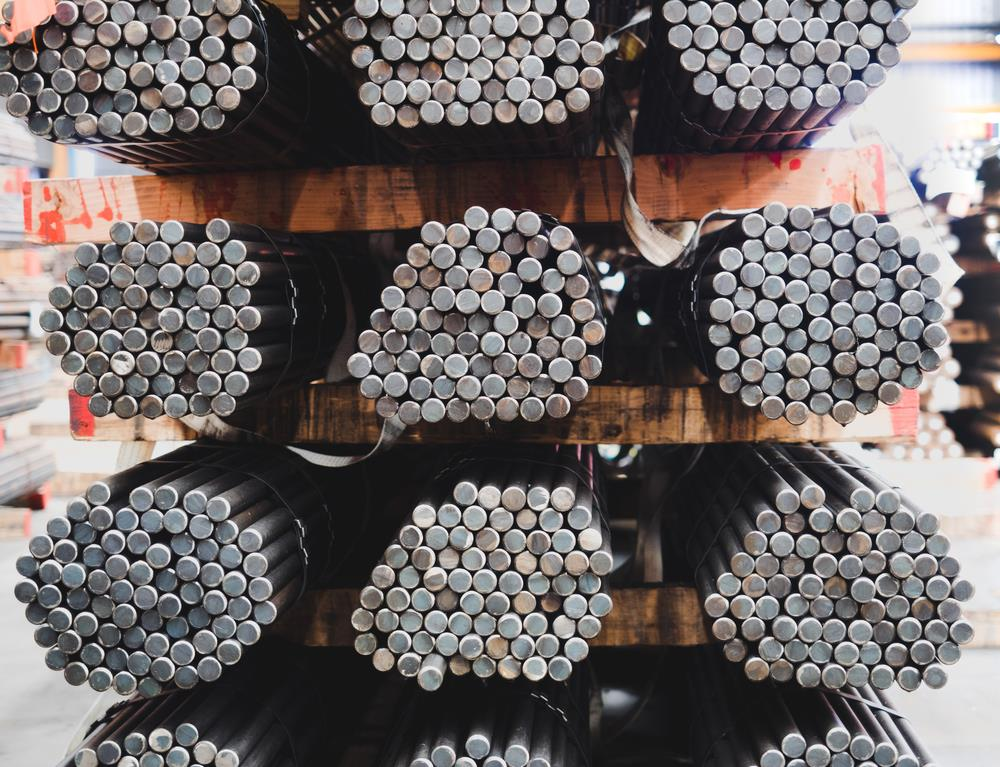
#> input picture hackathonmytia/app/exemplo2.jpg, 1000 x 767 px
$ python detector.py exemplo2.jpg
#> lines starting #> are read from the running program, lines starting #| are printed output that depends on the picture; after the words box and inside, x2 and y2 are one past the last pixel; in counts of white or black regions, pixels touching at a corner belong together
import cv2
import sys
import os
from datetime import datetime

def detectar_circulos(imagem_path):
#> called with imagem_path = 'exemplo2.jpg'
    image = cv2.imread(imagem_path)
#> image is the input picture: shape (767, 1000, 3); mean B, G, R 102.7, 103.5, 110.4
    output = image.copy()
    gray = cv2.cvtColor(image, cv2.COLOR_BGR2GRAY)
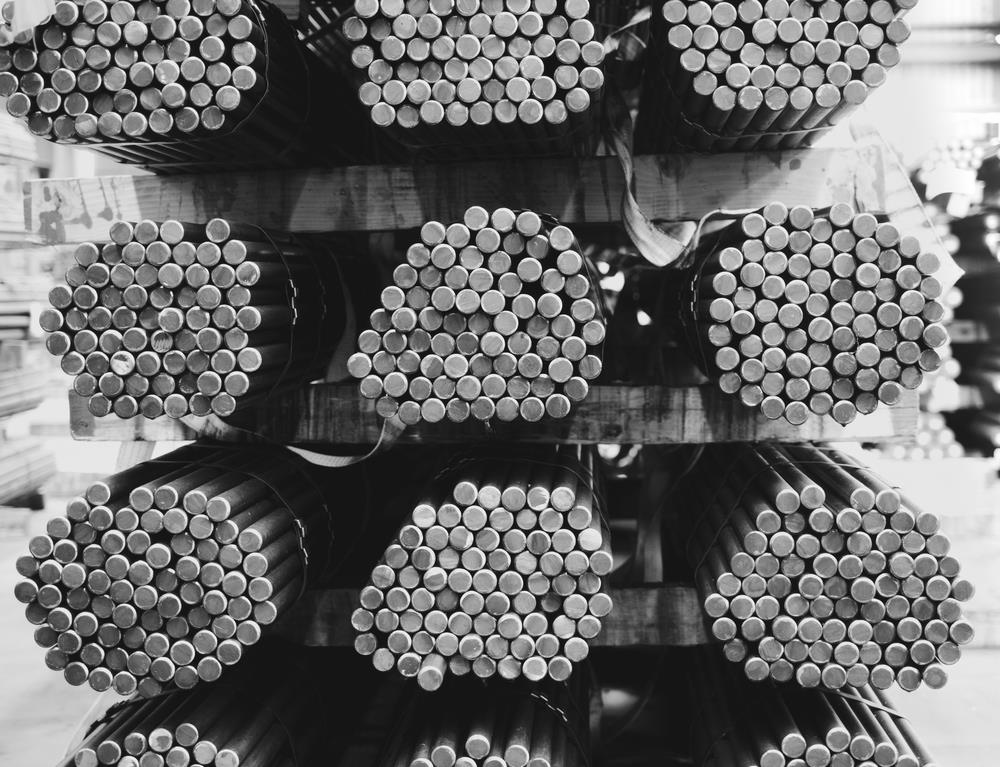
#> gray: shape (767, 1000); min 0, max 255, mean 105.5
    gray = cv2.medianBlur(gray, 5)
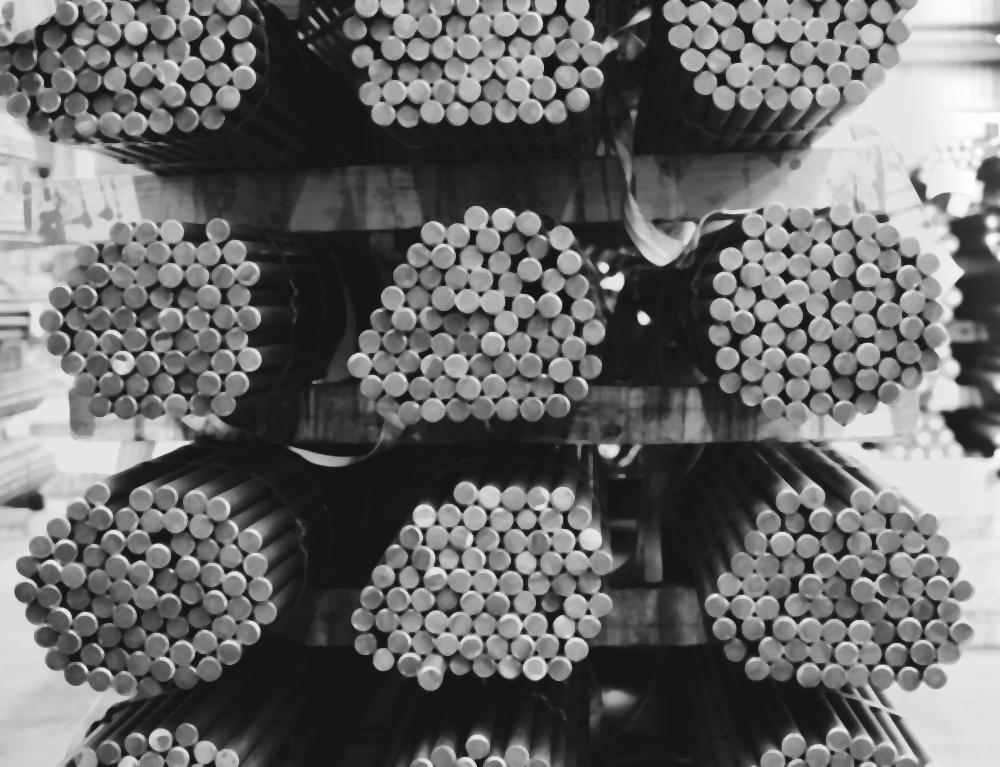
#> gray: shape (767, 1000); min 17, max 255, mean 104.8

    # Detecta círculos
    circles = cv2.HoughCircles(
        gray,
        cv2.HOUGH_GRADIENT,
        dp=1.2,
        minDist=10,
        param1=50,
        param2=30,
        minRadius=5,
        maxRadius=20
    )
#> circles = 447 rows, first 8: [141, 73.8, 12.32], [561, 369, 12.56], [409.8, 664.2, 12.44], [765, 30.6, 12.68], [867, 378.6, 11.36], [255, 564.6, 12.56], [201, 94.2, 11.24], [808.2, 675, 12.56]

    total = 0
    if circles is not None:
        circles = circles[0, :].astype("int")
#> circles = 447 rows, first 8: [141, 73, 12], [561, 369, 12], [409, 664, 12], [765, 30, 12], [867, 378, 11], [255, 564, 12], [201, 94, 11], [808, 675, 12]
        total = len(circles)
#> total = 447
        for (x, y, r) in circles:
            cv2.circle(output, (x, y), r, (0, 255, 0), 2)
#> this loop made 447 passes
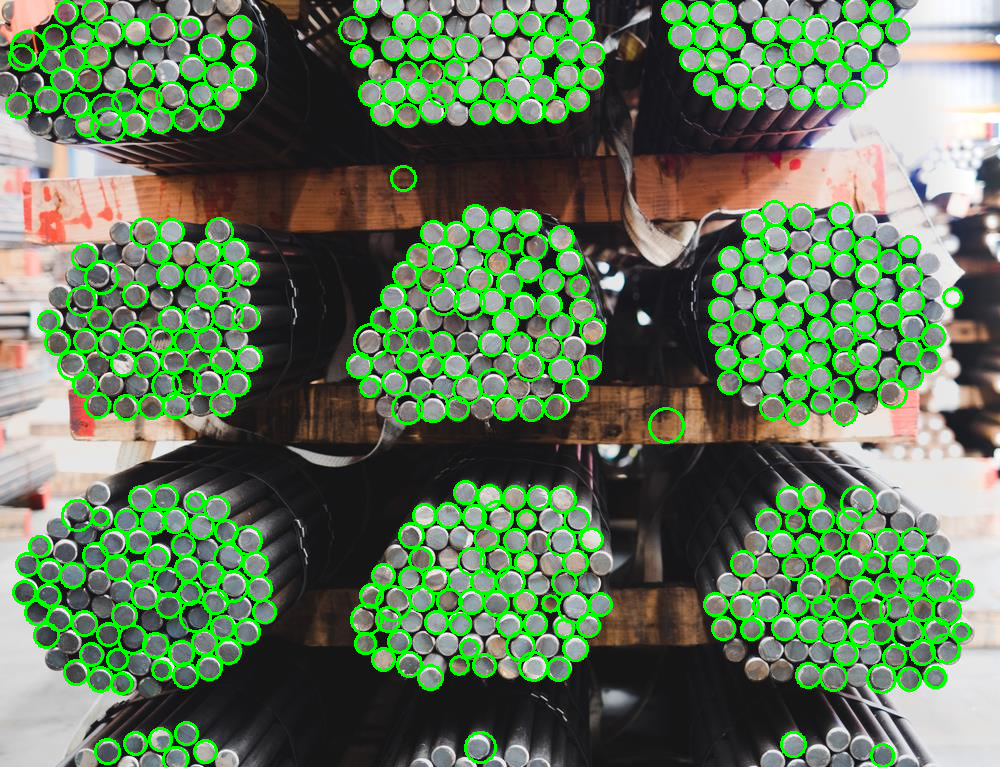
#> output: shape (767, 1000, 3); 11.88% of pixels changed, all inside (x1, y1, x2, y2) = (5, 0, 974, 767)

    os.makedirs("outputs", exist_ok=True)
    timestamp = datetime.now().strftime("%Y%m%d_%H%M%S")
    path_saida = f"outputs/circulos_{timestamp}.jpg"
    cv2.imwrite(path_saida, output)

    print(f"✅ {total} círculos (barras) detectados")
#| ✅ 447 círculos (barras) detectados
    print(f"🖼️ Imagem salva em: {path_saida}")

if __name__ == "__main__":
    if len(sys.argv) < 2:
        print("❌ Informe o caminho da imagem como argumento.")
        sys.exit(1)
    detectar_circulos(sys.argv[1])
